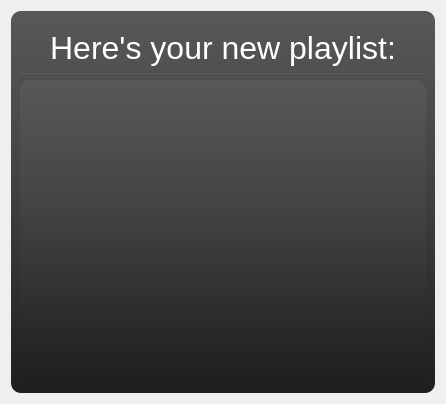
<?xml version="1.0" encoding="UTF-8"?>
<ui version="4.0">
 <class>new_playlist</class>
 <widget class="QWidget" name="new_playlist">
  <property name="geometry">
   <rect>
    <x>0</x>
    <y>0</y>
    <width>446</width>
    <height>404</height>
   </rect>
  </property>
  <property name="windowTitle">
   <string>Form</string>
  </property>
  <layout class="QVBoxLayout" name="verticalLayout">
   <item>
    <widget class="QWidget" name="new_playlist_widget" native="true">
     <property name="sizePolicy">
      <sizepolicy hsizetype="Preferred" vsizetype="Minimum">
       <horstretch>0</horstretch>
       <verstretch>10</verstretch>
      </sizepolicy>
     </property>
     <property name="styleSheet">
      <string notr="true">background-color: qlineargradient(spread:pad, x1:0.497537, y1:1, x2:0.497537, y2:0, stop:0 rgba(30, 30, 30, 255), stop:0.605911 rgba(69, 69, 69, 255), stop:1 rgba(88, 88, 88, 255));
border-radius: 10px</string>
     </property>
     <layout class="QGridLayout" name="gridLayout_2">
      <item row="0" column="0">
       <spacer name="verticalSpacer_2">
        <property name="orientation">
         <enum>Qt::Vertical</enum>
        </property>
        <property name="sizeType">
         <enum>QSizePolicy::Minimum</enum>
        </property>
        <property name="sizeHint" stdset="0">
         <size>
          <width>20</width>
          <height>10</height>
         </size>
        </property>
       </spacer>
      </item>
      <item row="1" column="0">
       <widget class="QLabel" name="label_3">
        <property name="styleSheet">
         <string notr="true">font: 500 13pt &quot;Gotham&quot;;
background-color: rgba(255, 255, 255, 0);
color: rgb(255, 255, 255);</string>
        </property>
        <property name="text">
         <string>&lt;html&gt;&lt;head/&gt;&lt;body&gt;&lt;p align=&quot;center&quot;&gt;&lt;span style=&quot; font-size:24pt;&quot;&gt;Here's your new playlist:&lt;/span&gt;&lt;/p&gt;&lt;/body&gt;&lt;/html&gt;</string>
        </property>
       </widget>
      </item>
      <item row="2" column="0" rowspan="2">
       <widget class="Line" name="line">
        <property name="sizePolicy">
         <sizepolicy hsizetype="Minimum" vsizetype="Fixed">
          <horstretch>1</horstretch>
          <verstretch>0</verstretch>
         </sizepolicy>
        </property>
        <property name="minimumSize">
         <size>
          <width>1</width>
          <height>1</height>
         </size>
        </property>
        <property name="maximumSize">
         <size>
          <width>16777215</width>
          <height>1</height>
         </size>
        </property>
        <property name="styleSheet">
         <string notr="true">background-color: rgba(104, 105, 105, 144);</string>
        </property>
        <property name="frameShadow">
         <enum>QFrame::Sunken</enum>
        </property>
        <property name="lineWidth">
         <number>0</number>
        </property>
        <property name="midLineWidth">
         <number>1</number>
        </property>
        <property name="orientation">
         <enum>Qt::Horizontal</enum>
        </property>
       </widget>
      </item>
      <item row="4" column="0">
       <widget class="QListWidget" name="list_new_recommendations">
        <property name="styleSheet">
         <string notr="true">font: 500 13pt &quot;Product Sans Medium&quot;;</string>
        </property>
       </widget>
      </item>
     </layout>
    </widget>
   </item>
  </layout>
 </widget>
 <resources/>
 <connections/>
</ui>
